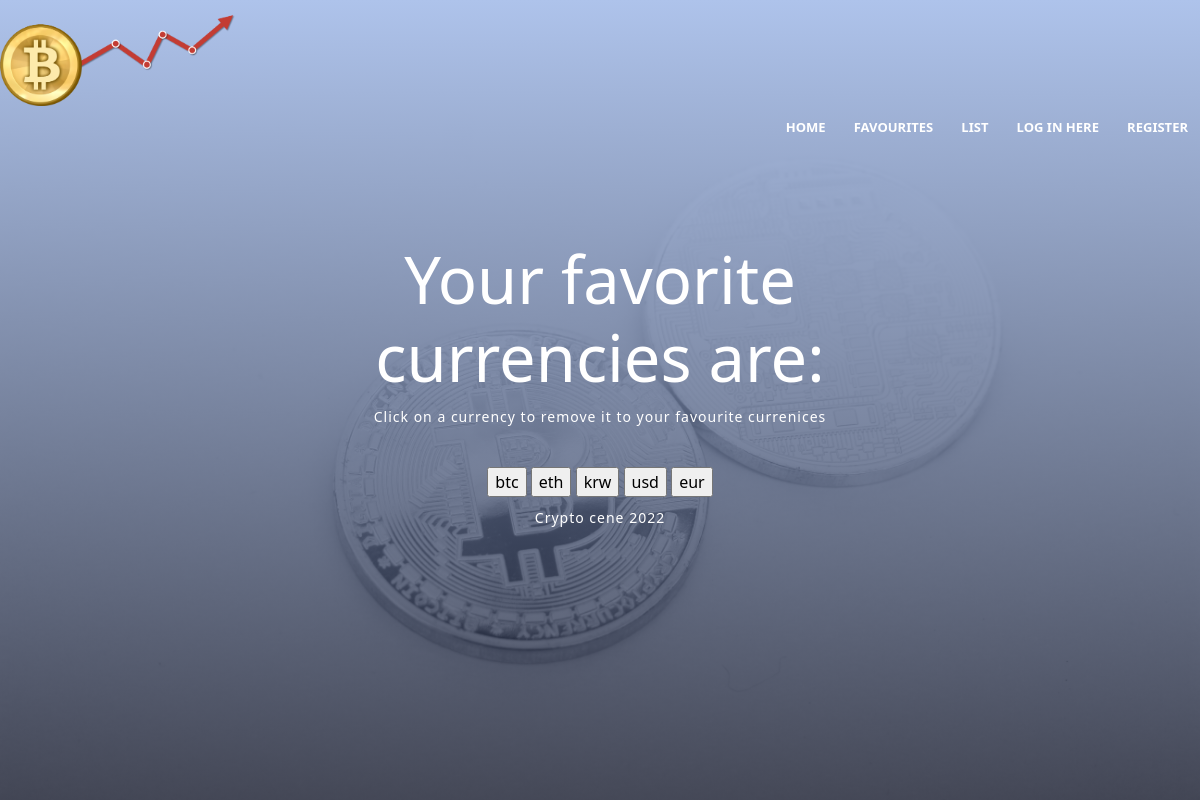
Before: /favorite/ with the older database file.
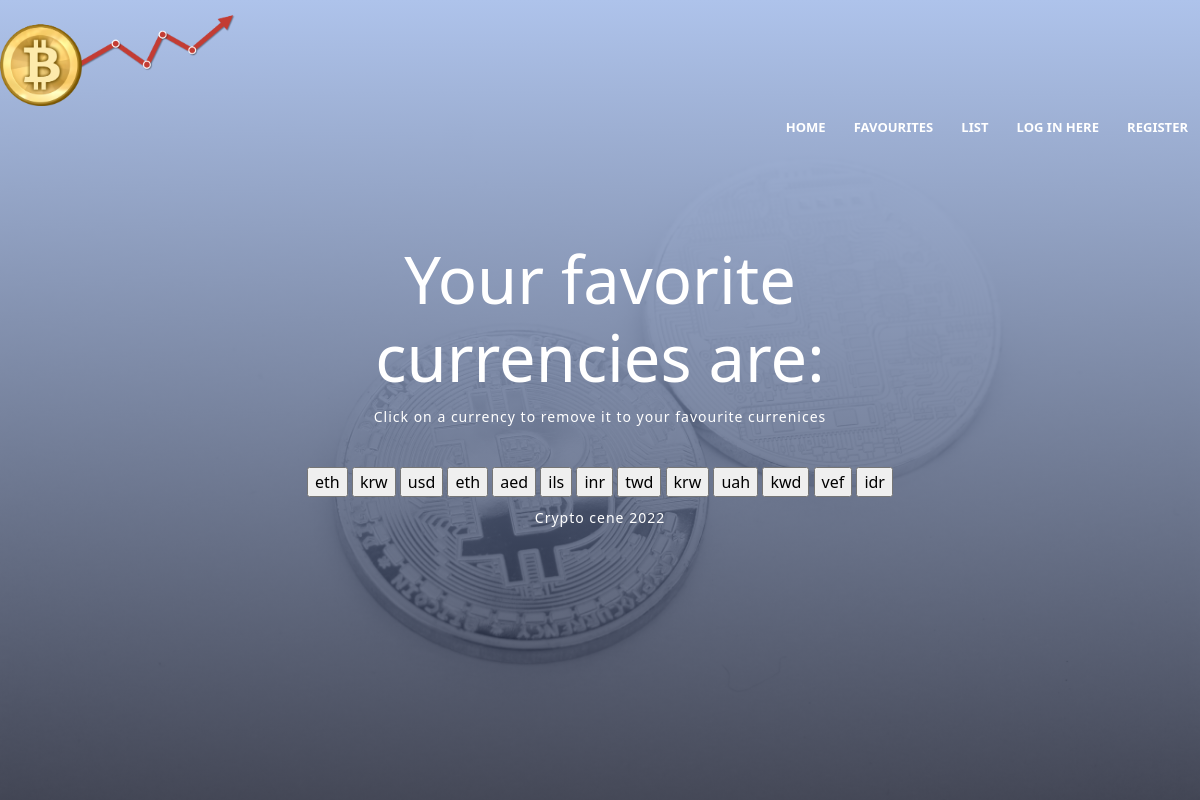
After: the same page with the newer database file.
### Crypto/models.py (models this page shows)
class Favorites(models.Model):
    tag = models.CharField(max_length=200)
    user_id = models.ForeignKey(Users, default=1, on_delete=models.CASCADE)
    def __str__(self):
        return self.tag

### Crypto/views.py (the view)
# urls.py: path('favorite/', views.list_favorite, name='favorite'),
def list_favorite(request):
    response = fav.favorites_list()
    template = loader.get_template('Crypto/favorite.html')
    context = {
        'response': response,
    }
    return HttpResponse(template.render(context, request))

### Crypto/views_favorites.py (called while the page is built)
def favorites_list():
    return Favorites.objects.all()

### Crypto/templates/Crypto/favorite.html (shortened to what this page needs)
{% extends "./home.html" %}
{% block content %}
    <div class="favorites">
        <h1>
        Your favorite currencies are:
        </h1>
        <p>
            Click on a currency to remove it to your favourite currenices
        </p>
        <form action={% url 'Crypto:remove' %} method="POST">
            {% for currency in response %}
                <input type="submit" name="favorite" class="button" value="{{currency}}" />
            {% endfor %}
        </form>
    </div>
{% endblock %}

### Crypto/templates/Crypto/home.html (shortened to what this page needs)
<!DOCTYPE html>
<html>
{% load static %}
{% load admin_urls %}
<head>
    <link rel="stylesheet" type="text/css" href="{% static 'css/style.css' %}">
    <link href="https://cdn.jsdelivr.net/npm/bootstrap@5.2.0/dist/css/bootstrap.min.css" rel="stylesheet"
>
</head>
<body>
    <section class="header">
        <nav>
            <a href='home'>
                <img src="{% static 'img/logo.png' %}">
            </a>
            <div class="nav-links">
                <ul>
                    <li><a href="{% url 'Crypto:homepage' %}">HOME</a></li>
                    <li><a href="{% url 'Crypto:favorite' %}">FAVOURITES</a></li>
                    <li><a href="{% url 'Crypto:list' %}">LIST</a></li>
                    {% if user.is_authenticated %}
                    <li><a href="{% url 'Crypto:dashboard' %}">DASHBOARD</a></li>
                    <form id="logout-form" method="post" action="/admin/logout/">
                        {% csrf_token %}
                        <li><a href="{% url 'Crypto:logout' %}">LOGOUT</a></li>
                    </form>
                        {% else %}
                        <li><a href="{% url 'Crypto:login' %}">LOG IN HERE</a></li>
                        <li><a href="{% url 'Crypto:register' %}">REGISTER</a> </li>
                    {% endif %}
                </ul>
            </div>
        </nav>
    </section>
    <div class="text-box">
         {% block content %}{% endblock %}
        <div class="footer">
            <footer>
                <p>
                    Crypto cene 2022
                </p>
            </footer>
        </div>
    </div>
</body>
</html>

### Crypto/static/css/style.css (style rules this page uses)
html, body { margin: 0; padding: 0; height: 100%; }
.header { width: 100%; height: 100%; background-image: linear-gradient(rgb(174, 195, 235), rgba(4, 9, 30, 0.7)), url(./img/background.jpg); background-position: center; background-size: cover; position: relative; }
nav img { width: 250px; }
.nav-links { flex: 1; text-align: right; }
.nav-links ul li { list-style: none; display: inline-block; padding: 8px 12px; position: relative; }
.nav-links ul li a { color: #fff; text-decoration: none; font-size: 1.2em; font-weight: bold; transition: 1s; font-size: 13px; }
.text-box { height: 20%; position: absolute; color: #fff; top: 40%; left: 50%; transform: translate(-50%, -50%); text-align: center; }
.text-box h1 { font-size: 65px; }
.text-box p { font-size: 14px; margin: 10px 0 40px; color: #fff; letter-spacing: 1px; line-height: 1.5; }

Changed rows visible on the page:
removed Favorites: favorite "btc"
removed Favorites: favorite "eur"
added Favorites: favorite "eth"
added Favorites: favorite "aed"
added Favorites: favorite "ils"
added Favorites: favorite "inr"
added Favorites: favorite "twd"
added Favorites: favorite "krw"
added Favorites: favorite "uah"
added Favorites: favorite "kwd"
added Favorites: favorite "vef"
added Favorites: favorite "idr"
